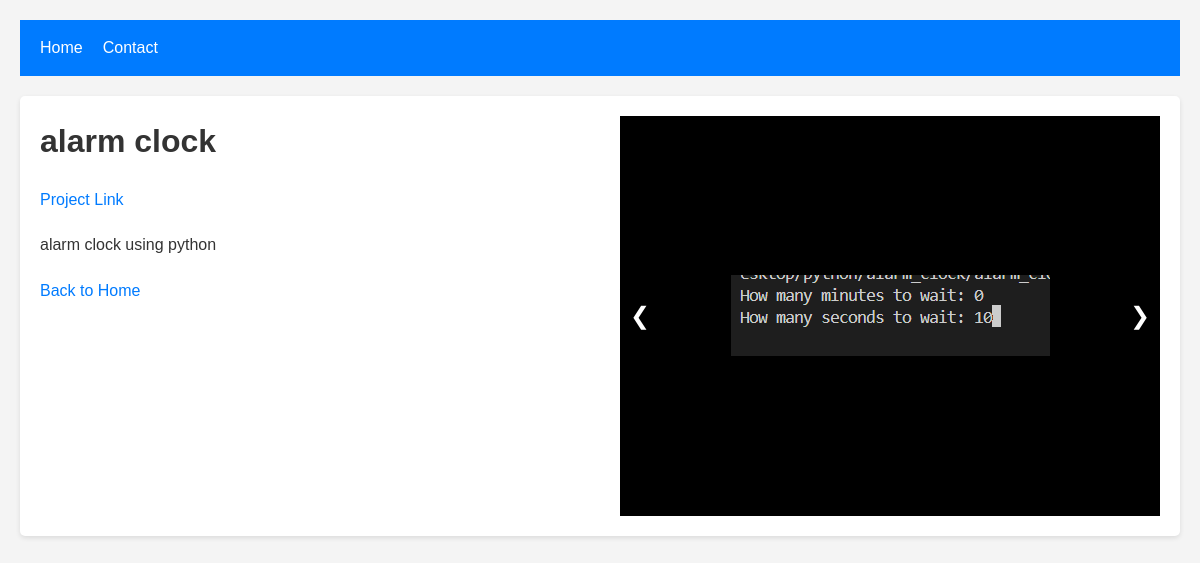
/project/4/, run on the app's committed database.
### main/models.py (models this page shows, shortened)
class Project(models.Model):
    title = models.CharField(max_length=200)
    description = models.TextField()
    tags = models.ManyToManyField(Tag, related_name="projects")
    link = models.URLField(max_length=200, blank=True)

class ProjectImage(models.Model):
    project = models.ForeignKey(
        Project, related_name="images", on_delete=models.CASCADE
    )
    image = models.ImageField(upload_to="project_images/")

### main/views.py (the view)
# urls.py: path("project/<int:id>/", views.project, name="project"),
def project(request, id):
    project = get_object_or_404(Project, pk=id)
    return render(request, "project.html", {"project": project})

### main/templates/project.html (shortened to what this page needs)
{% extends 'index.html' %}
{% load static %}
{% block extrahead %}
  <link rel="stylesheet" href="{% static 'css/project.css' %}" />
{% endblock %}
{% block content %}
  <div class="project-card">
    <div class="project-info">
      <h1>{{ project.title }}</h1>
      <p>
        <a href="{{ project.link }}">Project Link</a>
      </p>
      <p>{{ project.description }}</p>
      <a href="{% url 'home' %}">Back to Home</a>
    </div>
    <div class="carousel">
      <div class="carousel-images">
        {% for image in project.images.all %}
          <div class="carousel-item">
            <img src="{{ image.image.url }}" alt="Project image" />
          </div>
        {% endfor %}
      </div>
      <a class="carousel-control prev" onclick="moveSlide(-1)">&#10094;</a>
      <a class="carousel-control next" onclick="moveSlide(1)">&#10095;</a>
    </div>
  </div>
{% endblock %}

### main/static/css/base.css (style rules this page uses)
* { box-sizing: border-box; margin: 0; padding: 0; font-family: "Arial", sans-serif; }
body { font-family: "Segoe UI", Tahoma, Geneva, Verdana, sans-serif; line-height: 1.6; color: #333; background-color: #f4f4f4; padding: 20px; }
a { color: #007bff; text-decoration: none; }

### main/static/css/project.css (style rules this page uses)
.project-card { display: flex; align-items: flex-start; justify-content: space-between; background-color: white; box-shadow: 0 2px 5px rgba(0, 0, 0, 0.1); border-radius: 5px; overflow: hidden; max-width: 1200px; margin: auto; padding: 20px; }
.project-info { flex: 1; padding-right: 20px; }
h1, p { margin-bottom: 20px; }
.carousel { flex: 1; display: flex; flex-direction: column; position: relative; max-width: 50%; margin-left: 20px; }
.carousel-images { display: flex; flex: 1; overflow: hidden; position: relative; }
.carousel-control { position: absolute; top: 50%; transform: translateY(-50%); color: white; font-size: 24px; background-color: rgba(0, 0, 0, 0.5); padding: 10px; cursor: pointer; user-select: none; z-index: 10; }
.carousel-control.prev { left: 0; border-radius: 3px 0 0 3px; }
.carousel-control.next { right: 0; border-radius: 0 3px 3px 0; }
.carousel-item { display: flex; justify-content: center; align-items: center; background-color: black; width: 100%; height: 400px; }
.carousel-item img { max-height: 100%; max-width: 100%; object-fit: contain; }

### data on the page
Project: title "alarm clock", description "alarm clock using python"
ProjectImage: image (picture)
